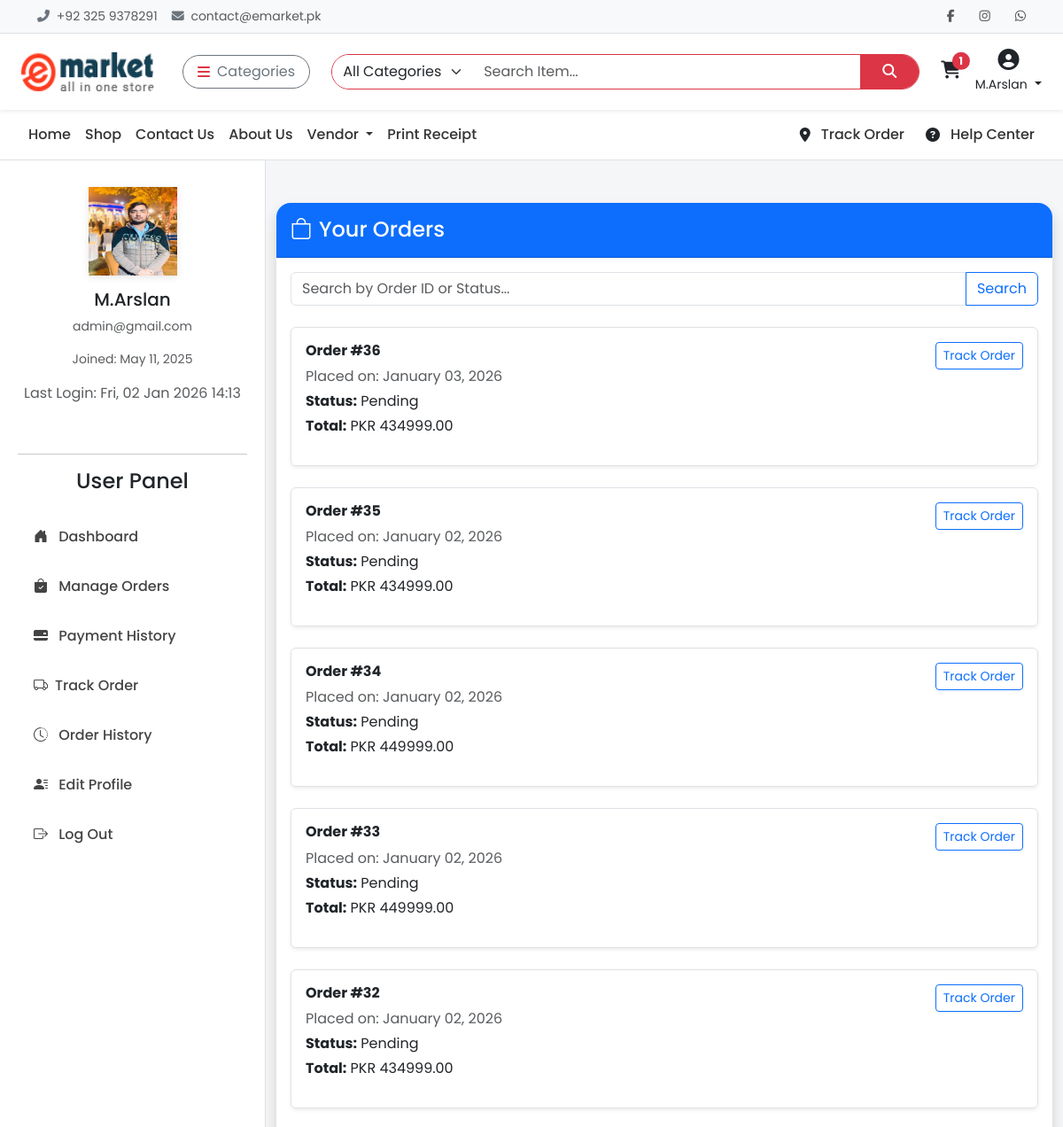
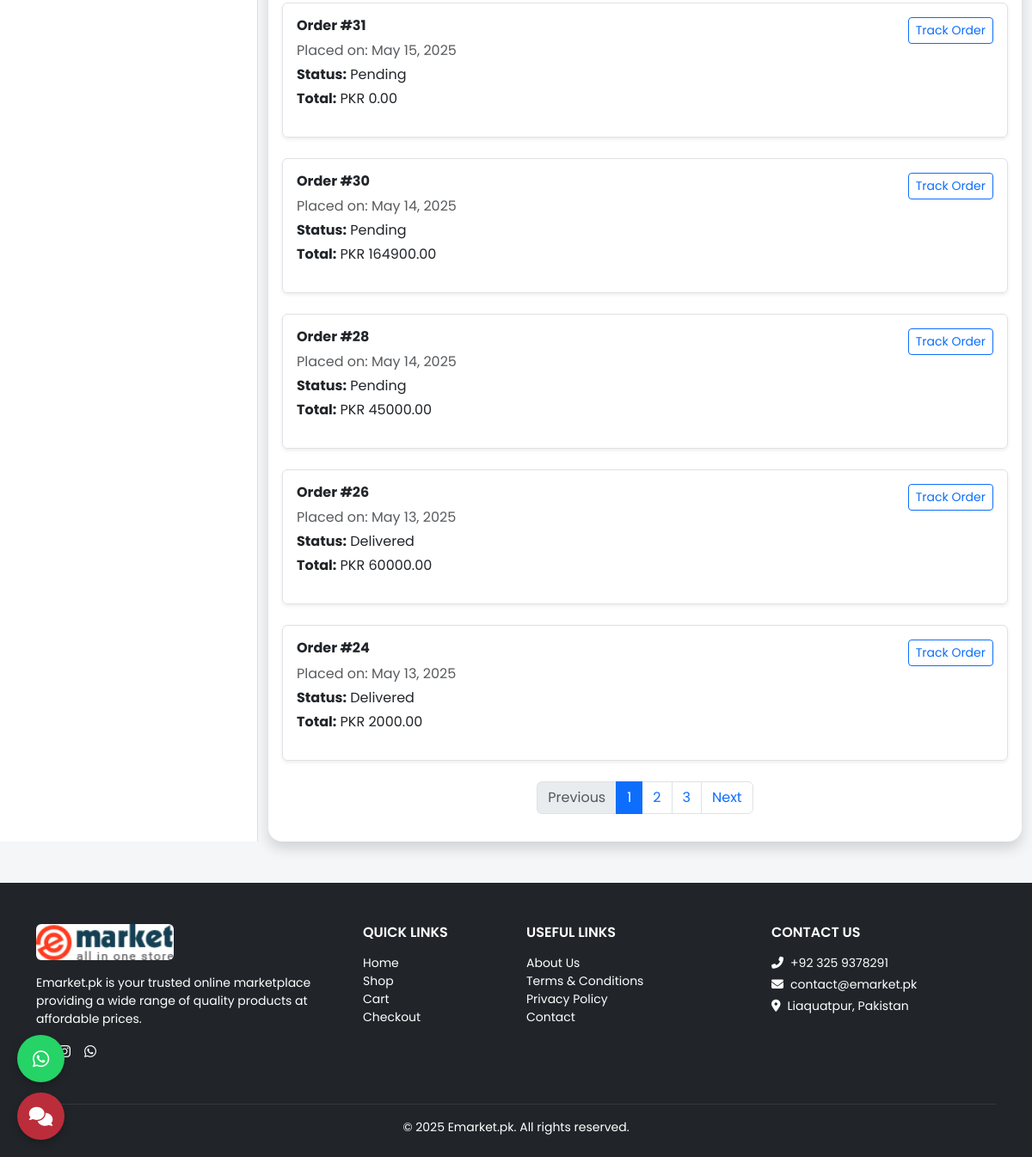
Screenshot of /order-history/ (signed in) with the database file from the repository (2 pictures, top to bottom).
### api/models.py (models this page shows, shortened)
class Cart(models.Model):
    user = models.ForeignKey(settings.AUTH_USER_MODEL, on_delete=models.CASCADE, null=True, blank=True)
    session_key = models.CharField(max_length=40, null=True, blank=True)
    created_at = models.DateTimeField(auto_now_add=True)
    coupon = models.ForeignKey(Coupon, on_delete=models.SET_NULL, null=True, blank=True)
    total = models.DecimalField(max_digits=10, decimal_places=2, default=0)
    def total_amount(self):
        return self.total
    @property
    def total_items(self):
        return sum(item.quantity for item in self.items.all())
    @staticmethod
    def get_or_create_cart(request):
        if request.user.is_authenticated:
            cart, _ = Cart.objects.get_or_create(user=request.user, session_key=None)
        else:
            session_key = request.session.session_key
            if not session_key:
                request.session.create()
                session_key = request.session.session_key
            cart, _ = Cart.objects.get_or_create(user=None, session_key=session_key)
        return cart

class CartItem(models.Model):
    cart = models.ForeignKey(Cart, related_name='items', on_delete=models.CASCADE)
    product = models.ForeignKey('Product', on_delete=models.CASCADE)
    color = models.ForeignKey('ProductColorVariant', on_delete=models.SET_NULL, null=True, blank=True)
    size = models.ForeignKey('ProductSizeVariant', on_delete=models.SET_NULL, null=True, blank=True)
    quantity = models.PositiveIntegerField(default=1)
    @property
    def total_price(self):
        base_price = self.product.base_price
        color_price = self.color.price if self.color else Decimal(0)
        size_price = self.size.price if self.size else Decimal(0)
        return (base_price + color_price + size_price) * self.quantity

class CustomUser(AbstractUser):
    email = models.EmailField(unique=True)
    phone = models.CharField(max_length=20, blank=True)
    profile_image = models.ImageField(upload_to='profiles/', blank=True, null=True)
    is_vendor = models.BooleanField(default=False)
    is_customer = models.BooleanField(default=True)
    address = models.TextField(blank=True)

class Order(models.Model):
    STATUS_CHOICES = [
        ('Pending', 'Pending'),
        ('Processing', 'Processing'),
        ('Shipped', 'Shipped'),
        ('Delivered', 'Delivered'),
        ('Cancelled', 'Cancelled'),
        ('Returned', 'Returned'),
    ]
    user = models.ForeignKey(settings.AUTH_USER_MODEL, on_delete=models.SET_NULL, null=True, blank=True)
    full_name = models.CharField(max_length=255)
    email = models.EmailField()
    phone = models.CharField(max_length=20)
    address = models.TextField()
    city = models.CharField(max_length=100)
    zip_code = models.CharField(max_length=10)
    total_amount = models.DecimalField(max_digits=10, decimal_places=2)
    status = models.CharField(max_length=20, choices=STATUS_CHOICES, default='Pending')
    created_at = models.DateTimeField(auto_now_add=True)
    shipped_at = models.DateTimeField(null=True, blank=True)
    delivered_at = models.DateTimeField(null=True, blank=True)
    courier = models.CharField(max_length=100, blank=True, null=True)
    tracking_number = models.CharField(max_length=100, blank=True, null=True)
    estimated_delivery = models.DateField(default=default_estimated_delivery, null=True, blank=True)

### api/userdashviews.py (the view)
# urls.py: path('order-history/', userdashviews.order_history, name='order_history'),
@login_required
def order_history(request):
    query = request.GET.get('q', '').strip()
    orders = Order.objects.filter(user=request.user)
    if query:
        orders = orders.filter(
            Q(id__icontains=query) | Q(status__icontains=query)
        )
    paginator = Paginator(orders.order_by('-created_at'), 10)  # 10 per page
    page_number = request.GET.get('page')
    page_obj = paginator.get_page(page_number)
    return render(request, 'customers/order_history.html', {
        'orders': page_obj,
        'query': query
    })

### api/context_processors.py (called while the page is built)
def cart_total_items(request):
    cart = Cart.get_or_create_cart(request)
    return {'cart': cart}

### templates/customers/order_history.html (shortened to what this page needs)
{% extends 'base.html' %}
{% load static %}
{% block content %}
<div class="container-fluid">
  <div class="row">
    <div class="col-md-3 sidebar">
      <div class="text-center mb-4">
       <img
        src="{% if request.user.profile_image %}{{ request.user.profile_image.url }}{% else %}{% static 'images/default-user.png' %}{% endif %}"
        alt="User Image"
        class="user-img"
      > <h5>{{ request.user.username }}</h5>
        <p class="text-muted small">{{ request.user.email }}</p>
        <p class="small text-muted">Joined: {{ request.user.date_joined|date:"M d, Y" }}</p>
          {% if request.user.last_login %}
  <p class="text-muted">Last Login: {{ request.user.last_login|date:"D, d M Y H:i" }}</p>
  {% endif %}
      </div>
      <hr>
      {% include 'includes/sidebar_user.html' %}
    </div>
    <div class="col-md-9 mt-4 mt-md-5">
      <div class="card shadow rounded-4 border-0">
        <div class="card-header bg-primary text-white py-3 rounded-top-4">
          <h4 class="mb-0"><i class="bi bi-bag me-2"></i>Your Orders</h4>
        </div>
        <div class="card-body">
          <form method="get" class="mb-4">
            <div class="input-group">
              <input type="text" name="q" class="form-control" placeholder="Search by Order ID or Status..." value="{{ query }}">
              <button class="btn btn-outline-primary" type="submit">Search</button>
            </div>
          </form>
          {% if orders %}
            {% for order in orders %}
            <div class="border p-3 mb-4 rounded shadow-sm">
              <div class="d-flex justify-content-between">
                <div>
                  <h6><strong>Order #{{ order.id }}</strong></h6>
                  <p class="mb-1 text-muted">Placed on: {{ order.created_at|date:"F d, Y" }}</p>
                  <p class="mb-1"><strong>Status:</strong> {{ order.status }}</p>
                  <p><strong>Total:</strong> PKR {{ order.total_amount }}</p>
                </div>
                <div class="text-end">
                  <a href="{% url 'track_order' %}?query={{ order.id }}" class="btn btn-sm btn-outline-primary">Track Order</a>
                </div>
              </div>
            </div>
            {% endfor %}
            <nav class="mt-4">
              <ul class="pagination justify-content-center">
                {% if orders.has_previous %}
                  <li class="page-item">
                    <a class="page-link" href="?q={{ query }}&page={{ orders.previous_page_number }}">Previous</a>
                  </li>
                {% else %}
                  <li class="page-item disabled"><span class="page-link">Previous</span></li>
                {% endif %}
                {% for num in orders.paginator.page_range %}
                  {% if orders.number == num %}
                    <li class="page-item active"><span class="page-link">{{ num }}</span></li>
                  {% elif num > orders.number|add:"-3" and num < orders.number|add:"3" %}
                    <li class="page-item">
                      <a class="page-link" href="?q={{ query }}&page={{ num }}">{{ num }}</a>
                    </li>
                  {% endif %}
                {% endfor %}
                {% if orders.has_next %}
                  <li class="page-item">
                    <a class="page-link" href="?q={{ query }}&page={{ orders.next_page_number }}">Next</a>
                  </li>
                {% else %}
                  <li class="page-item disabled"><span class="page-link">Next</span></li>
                {% endif %}
              </ul>
            </nav>
          {% else %}
            <div class="alert alert-info" role="alert">
              No orders found matching your search.
            </div>
          {% endif %}
        </div>
      </div>
    </div>
  </div>
</div>
{% include 'includes/footer.html'%}
{% endblock %}

### templates/includes/header.html (shortened to what this page needs)
{% load static %}
<div class="topbar border-bottom bg-light py-2 small">
  <div class="container d-flex justify-content-between align-items-center flex-wrap">
    <div class="text-muted d-flex align-items-center gap-3">
      <span><i class="fas fa-phone-alt me-1 text-secondary"></i> +92 325 9378291</span>
      <span><i class="fas fa-envelope me-1 text-secondary"></i> contact@emarket.pk</span>
    </div>
    <div class="d-flex align-items-center gap-3 mt-2 mt-md-0">
      <a href="https://www.facebook.com/ChoudharyMuhammadArslan" class="text-muted"><i class="fab fa-facebook-f"></i></a>
      <a href="https://www.instagram.com/choudharymuhammadarslan/" class="text-muted"><i class="fab fa-instagram"></i></a>
      <a href="https://wa.me/923229989145" class="text-muted"><i class="fab fa-whatsapp"></i></a>
    </div>
  </div>
</div>
<nav class="navbar navbar-expand-lg bg-white shadow-sm py-3 sticky-top">
  <div class="container-fluid px-4">
    <a class="navbar-brand fw-bold me-4 d-flex align-items-center" href="{% url 'home' %}">
      <img src="{% static 'images/logo.jpg' %}" alt="Logo" width="150" height="30" class="me-2 rounded">
    </a>
    <div class="dropdown me-3">
      <button class="btn btn-outline-secondary d-flex align-items-center rounded-pill px-3" type="button" data-bs-toggle="dropdown">
        <i class="fas fa-bars me-2 text-danger"></i> Categories
      </button>
    </div>
    <form class="d-flex flex-grow-1 mx-2" method="GET" action="{% url 'search_products' %}">
      <div class="input-group rounded-pill overflow-hidden border border-danger">
        <select name="category" class="form-select border-0" style="max-width: 160px;">
          <option value="">All Categories</option>
        </select>
        <input type="search" name="q" class="form-control border-0" placeholder="Search Item..." required>
        <button class="btn btn-danger rounded-0 px-4" type="submit"><i class="fas fa-search"></i></button>
      </div>
    </form>
    <div class="d-flex align-items-center ms-3 gap-3">
      <a href="#" id="cart-icon" class="text-dark position-relative" data-bs-toggle="offcanvas" data-bs-target="#cartSidebar">
        <i class="fas fa-shopping-cart fs-5"></i>
        {% if cart.total_items > 0 %}
        <span class="position-absolute top-0 start-100 translate-middle badge rounded-pill bg-danger">
          {{ cart.total_items }}
        </span>
        {% endif %}
        <br>
      </a>
{% if user.is_authenticated %}
  <div class="dropdown text-center">
    <a href="#" class="text-dark text-decoration-none dropdown-toggle" data-bs-toggle="dropdown">
      <i class="fas fa-user-circle fs-4"></i><br>
      <small>{{ user.username }}</small>
    </a>
  </div>
{% else %}
  <a href="#" class="text-dark text-decoration-none text-center" data-bs-toggle="modal" data-bs-target="#loginModal">
    <i class="fas fa-sign-in-alt fs-5"></i><br><small>Login</small>
  </a>
{% endif %}
    </div>
  </div>
</nav>

### templates/base.html (style rules this page uses)
* { font-family: 'Poppins', sans-serif; }
body { background-color: #f4f4f4; }
.topbar { background-color: #f8f9fa; font-size: 14px; padding: 6px 0; }
.topbar a { color: #333; margin-left: 12px; transition: color 0.2s ease; }
.navbar-brand img { height: 44px; }

### templates/customers/order_history.html (style rules this page uses)
body { background-color: #f4f6f8; font-family: 'Poppins', sans-serif; }
.sidebar { background: white; height: 100%%; position: sticky; top: 0; padding: 30px 20px; border-right: 1px solid #e0e0e0; display: flex; flex-direction: column; }
.user-img { width: 100px; height: 100px; object-fit: cover; border-radius: 50%%; margin: 0 auto 15px; display: block; box-shadow: 0 2px 8px rgba(0, 0, 0, 0.1); }

### rows the page displays
Cart: total_items "1"
CustomUser: username "M.Arslan", profile_image (picture), user.username "M.Arslan", user.email "admin@gmail.com", user.date_joined "May 11, 2025", user.last_login "Fri, 02 Jan 2026 14:13"
Order: id "36", created_at "January 03, 2026", status "Pending", total_amount "434999.00"
Order: id "35", created_at "January 02, 2026", status "Pending", total_amount "434999.00"
Order: id "34", created_at "January 02, 2026", status "Pending", total_amount "449999.00"
Order: id "33", created_at "January 02, 2026", status "Pending", total_amount "449999.00"
Order: id "32", created_at "January 02, 2026", status "Pending", total_amount "434999.00"
Order: id "31", created_at "May 15, 2025", status "Pending", total_amount "0.00"
Order: id "30", created_at "May 14, 2025", status "Pending", total_amount "164900.00"
Order: id "28", created_at "May 14, 2025", status "Pending", total_amount "45000.00"
Order: id "26", created_at "May 13, 2025", status "Delivered", total_amount "60000.00"
Order: id "24", created_at "May 13, 2025", status "Delivered", total_amount "2000.00"

### other values shown
{{ num }} "1"
{{ num }} "2" "3"
{{ year|default:2025 }} "2025"
